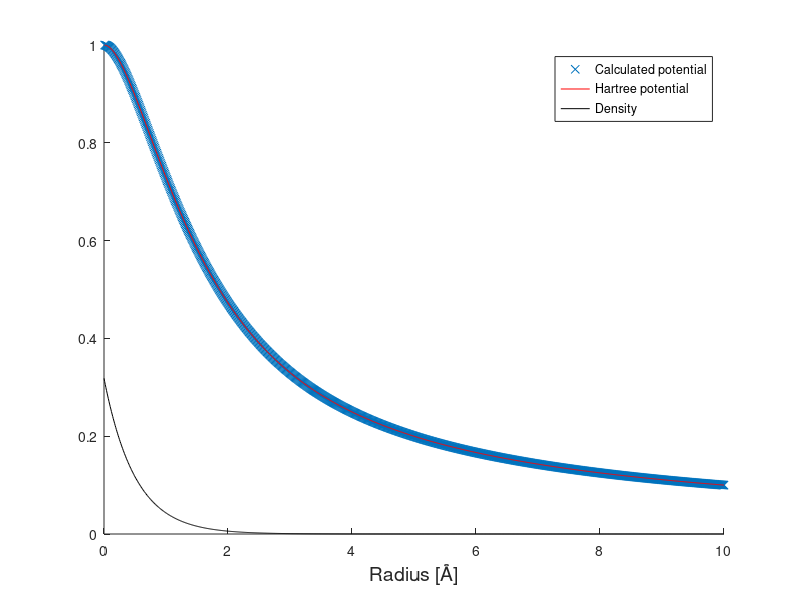

This chart was generated by the following MATLAB code:
clear all
clc
clf

nPoints = 1000;
rMax = 10;
a0 = 1;

nIterations = 500000;

stepWidth = rMax / (nPoints-1);

radius = linspace(0,rMax,nPoints);

% Electron density - hydrogen
n = zeros(1,nPoints);
for ri = 1:nPoints
    n(ri) = exp(-2*radius(ri))/pi;
end

% % Electron density - helium
% load('helium_coefficient.mat')
% a = [0.297104, 1.236745, 5.749982, 38.216677];
% chi = @(rad) [exp(-a(1)*rad^2), exp(-a(2)*rad^2), exp(-a(3)*rad^2), exp(-a(4)*rad^2) ];
% phi = @(rad) chi(rad)*C;
% n = zeros(1,nPoints);
% for ri = 1:nPoints
%     n(ri) = phi(radius(ri))^2;
% end

disp('Checking normalization - should be 1')
4*pi*trapz(n.*radius.*radius)*stepWidth

% Relaxation
U = zeros(nPoints);
u = zeros(nPoints,1);

for i = 1:nPoints
    U(i,i) = -2;
end
for i = 2:nPoints
    U(i-1,i) = 1;
    U(i,i-1) = 1;
end
% FUCKING MAGIC, HOW DOES THIS WORK? ;)
U(1,1) = 1;
U(1,2) = 0;
U(end:end) = 1;
U(end:end-1) = 0;
u = U\(4*pi*radius.*n.*stepWidth^2)';
a=trapz(u.^2)*stepWidth

% Translating back to reality
V = zeros(1,nPoints);
for ri = 1:nPoints
    V(ri) = -u(ri)/radius(ri) + 1/rMax;
end

% For reference / testing
V_hartree = zeros(1,nPoints);
for ri = 1:nPoints
    V_hartree(ri) = (1/radius(ri)) - (1 + (1/radius(ri)))*exp(-2*radius(ri));
end


% Plotting
hold on
plot(radius,V,'x')
plot(radius,V_hartree, 'r')
plot(radius,n,'k')
hold off
legend('Calculated potential', 'Hartree potential', 'Density')
xlabel('Radius [Å]','FontSize',14)
%saveas(gcf,'task2_hydrogen.png','png')
